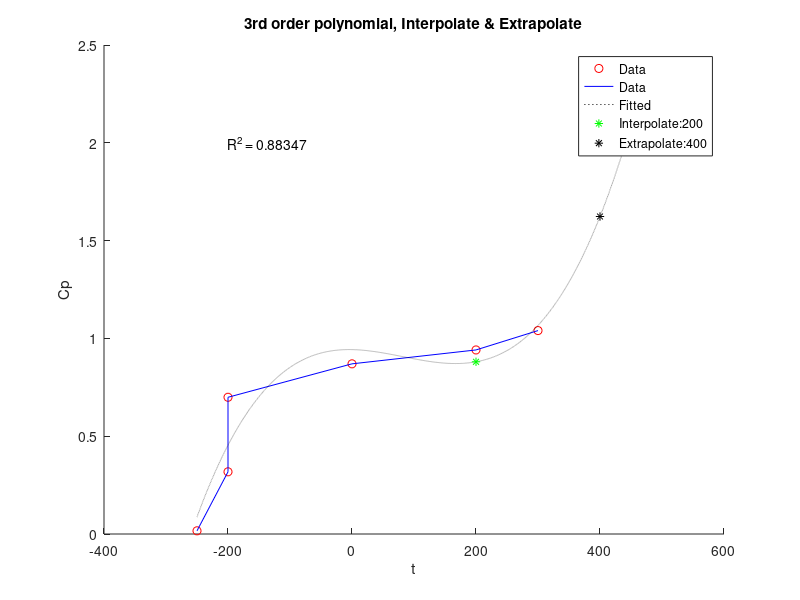
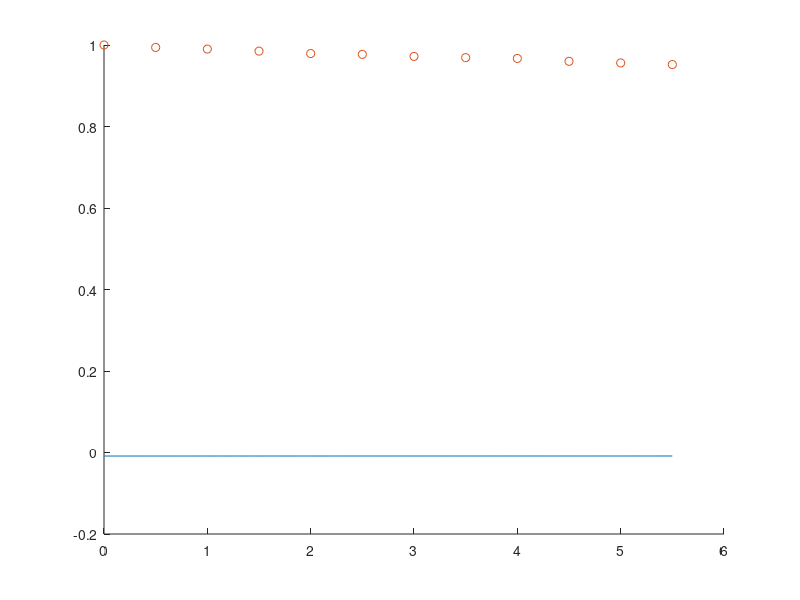

Recreate these plots in MATLAB, in order.
%%%%%%%%%%%%%%%%%%%%%%%%%%%%%%%%%%%%%%%%%%%%%%%%%%%%%%%%%%%%%%%%%%%%%%%%%%
%         Joshua See Yui Fung       1000590443                           %
%%%%%%%%%%%%%%%%%%%%%%%%%%%%%%%%%%%%%%%%%%%%%%%%%%%%%%%%%%%%%%%%%%%%%%%%%%
clc;
clear all;
close all;
%% Part A
t = [-250,-200,-200,0,200,300];
c_p = [0.0163,0.318,0.699,0.870,0.941,1.04];
inter_t = 200;
extra_t = 400;

n = 3;
[p,s] = polyfit(t,c_p,n);

ti = -250:0.1:450;
cp_curve = polyval(p,ti);
inter_c = polyval(p,inter_t);
extra_c = polyval(p,extra_t);

polydata = polyval(p,t);
sstot = sum((c_p - mean(c_p)).^2);
ssres = sum((c_p - polydata).^2);
rsquared = 1 - (ssres / sstot);

figure(1);

hold on

plot(t,c_p,'ro');
plot(t,c_p,'b');
plot(ti,cp_curve,'k:');

plot(inter_t,inter_c,'g*');
plot(extra_t,extra_c,'k*');

legend('Data','Data','Fitted',...
    ['Interpolate:', num2str(inter_t)],['Extrapolate:', num2str(extra_t)]);
text(-200,2,['R^2 = ' ,num2str(rsquared)]);
xlabel('t');
ylabel('Cp');
title('3rd order polynomial, Interpolate & Extrapolate');

hold off

%% Part B 
t_exp = 0:0.5:5.5;
gamma = [1,0.994,0.990,0.985,0.979,0.977,0.972,0.969,0.967,0.960,0.956,0.952];
gamma_log = log(gamma);

t = 0:0.1:5.5;
n = 1;
p = polyfit(t_exp,gamma_log,n);

gamma_cal = p(1) * exp(p(2) * t);

figure(2);
hold on
plot(t,gamma_cal);
plot(t_exp,gamma,'o');
